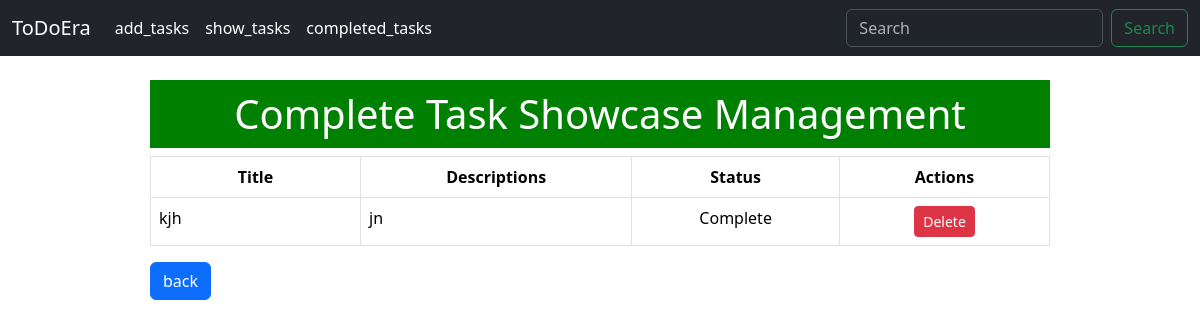
Page /completed_tasks/ on the earlier database version.
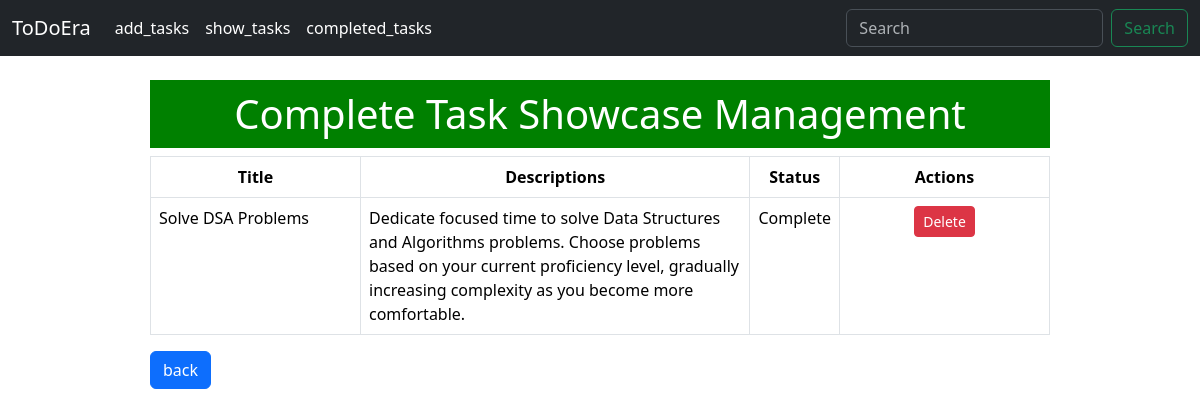
Same page on the later database version.
### List/models.py (models this page shows, shortened)
class TaskModel(models.Model):
    taskTitle = models.CharField(max_length=100)
    taskDescription = models.TextField(max_length=1000)
    is_completed = models.BooleanField(default=False)

### List/views.py (the view)
# urls.py: path('completed_tasks/', completed_tasks, name='completed_tasks'),
def completed_tasks(request):
    completed_tasks = TaskModel.objects.filter(is_completed=True)
    return render(request, 'completed_tasks.html', {'data': completed_tasks})

### List/templates/completed_tasks.html (shortened to what this page needs)
{% extends "home.html" %}
{% block content %}
    <div style="width: 75%; margin: auto;">
        <br/>
        <h1 style="text-align: center; width: 100%; background-color: green; color: white; padding: 10px;">Complete Task Showcase Management</h1>
        {% if data %}
            <table class="table table-bordered">
                <thead>
                    <tr style="text-align: center;">
                        <th scope="col">Title</th>
                        <th scope="col">Descriptions</th>
                        <th scope="col">Status</th>
                        <th scope="col" style="text-align: center;">Actions</th>
                    </tr>
                </thead>
                <tbody>
                    {% for i in data %}
                        <tr>
                            <td style="width: 210px;">{{ i.taskTitle }}</td>
                            <td>{{ i.taskDescription }}</td>
                            {%if i.is_completed%}
                                <td style="text-align: center;">Complete</td>
                            {%else%}
                                <td style="text-align: center;">Incomplete</td>
                            {%endif%}
                            <td style="width: 210px; text-align:center">
                                <a href="{% url 'complete_delete_task' id=i.id %}">
                                    <button type="button" class="btn btn-danger btn-sm">Delete</button>
                                </a>
                            </td>
                        </tr>
                    {% endfor %}
                </tbody>
            </table>
        {% else %}
            <h1>No data available!</h1>
        {% endif %}
        <a href="{% url 'show_tasks' %}">
            <button type="button" class="btn btn-primary" style="margin-bottom: 10px;">back</button>
        </a>
    </div>
{% endblock %}

Differences in the rows shown:
removed TaskModel: taskTitle "kjh", taskDescription "jn", is_completed "Complete"
added TaskModel: taskTitle "Solve DSA Problems", taskDescription "Dedicate focused time to solve Data Structures and Algorithms problems. Choose problems based on your current proficiency level, gradually increasing complexity as you become more comfortable.", is_completed "Complete"
